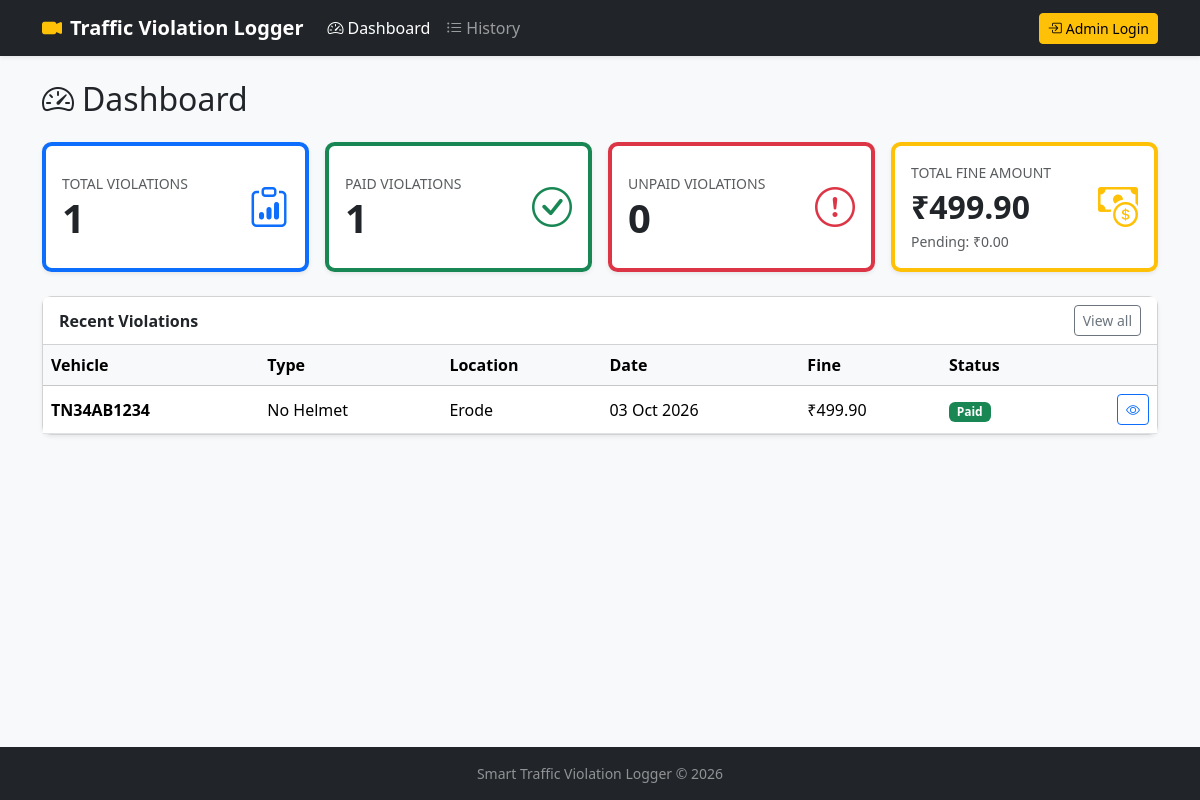
The page / on the database its author committed.
### models.py (models this page shows, shortened)
class Violation(db.Model):
    __tablename__ = "violation"
    id = db.Column(db.Integer, primary_key=True)
    vehicle_number = db.Column(db.String(20), nullable=False, index=True)
    violation_type = db.Column(db.String(100), nullable=False)
    location = db.Column(db.String(200), nullable=False)
    violation_date = db.Column(db.Date, nullable=False)
    fine_amount = db.Column(db.Float, nullable=False)
    status = db.Column(db.String(10), nullable=False, default="Unpaid")
    qr_code_path = db.Column(db.String(200))
    created_at = db.Column(db.DateTime, nullable=False, default=utc_now)
    public_token = db.Column(db.String(32), unique=True, nullable=False)

### app.py (the view)
@app.route("/")
def dashboard():
    total = Violation.query.count()
    paid = Violation.query.filter_by(status="Paid").count()
    unpaid = Violation.query.filter_by(status="Unpaid").count()
    total_fine = db.session.query(
        func.coalesce(func.sum(Violation.fine_amount), 0)
    ).scalar()
    pending_fine = db.session.query(
        func.coalesce(func.sum(Violation.fine_amount), 0)
    ).filter(Violation.status == "Unpaid").scalar()
    recent = Violation.query.order_by(Violation.created_at.desc()).limit(5).all()
    return render_template(
        "dashboard.html",
        total=total,
        paid=paid,
        unpaid=unpaid,
        total_fine=total_fine,
        pending_fine=pending_fine,
        recent=recent,
    )

### app.py (called while the page is built)
@app.context_processor
def inject_globals():
    return {
        "violation_types": VIOLATION_TYPES,
        "today": date.today().isoformat(),
    }

### templates/dashboard.html (shortened to what this page needs)
{% extends "base.html" %}
{% block content %}
<div class="d-flex flex-wrap justify-content-between align-items-center mb-4">
    <h2 class="mb-0"><i class="bi bi-speedometer2 me-2"></i>Dashboard</h2>
</div>
<div class="row g-3 mb-4">
    <div class="col-12 col-sm-6 col-xl-3">
        <div class="card stat-card border-start border-primary border-4 shadow-sm h-100">
            <div class="card-body d-flex justify-content-between align-items-center">
                <div>
                    <div class="text-muted small text-uppercase">Total Violations</div>
                    <div class="display-6 fw-bold">{{ total }}</div>
                </div>
                <i class="bi bi-clipboard-data fs-1 text-primary"></i>
            </div>
        </div>
    </div>
    <div class="col-12 col-sm-6 col-xl-3">
        <div class="card stat-card border-start border-success border-4 shadow-sm h-100">
            <div class="card-body d-flex justify-content-between align-items-center">
                <div>
                    <div class="text-muted small text-uppercase">Paid Violations</div>
                    <div class="display-6 fw-bold">{{ paid }}</div>
                </div>
                <i class="bi bi-check-circle fs-1 text-success"></i>
            </div>
        </div>
    </div>
    <div class="col-12 col-sm-6 col-xl-3">
        <div class="card stat-card border-start border-danger border-4 shadow-sm h-100">
            <div class="card-body d-flex justify-content-between align-items-center">
                <div>
                    <div class="text-muted small text-uppercase">Unpaid Violations</div>
                    <div class="display-6 fw-bold">{{ unpaid }}</div>
                </div>
                <i class="bi bi-exclamation-circle fs-1 text-danger"></i>
            </div>
        </div>
    </div>
    <div class="col-12 col-sm-6 col-xl-3">
        <div class="card stat-card border-start border-warning border-4 shadow-sm h-100">
            <div class="card-body d-flex justify-content-between align-items-center">
                <div>
                    <div class="text-muted small text-uppercase">Total Fine Amount</div>
                    <div class="fs-2 fw-bold">&#8377;{{ "{:,.2f}".format(total_fine) }}</div>
                    <div class="small text-muted">Pending: &#8377;{{ "{:,.2f}".format(pending_fine) }}</div>
                </div>
                <i class="bi bi-cash-coin fs-1 text-warning"></i>
            </div>
        </div>
    </div>
</div>
<div class="card shadow-sm">
    <div class="card-header bg-white d-flex justify-content-between align-items-center">
        <strong>Recent Violations</strong>
        <a href="{{ url_for('history') }}" class="btn btn-sm btn-outline-secondary">View all</a>
    </div>
    <div class="table-responsive">
        <table class="table table-hover align-middle mb-0">
            <thead class="table-light">
                <tr>
                    <th>Vehicle</th>
                    <th>Type</th>
                    <th>Location</th>
                    <th>Date</th>
                    <th>Fine</th>
                    <th>Status</th>
                    <th></th>
                </tr>
            </thead>
            <tbody>
            {% for v in recent %}
                <tr>
                    <td class="fw-semibold">{{ v.vehicle_number }}</td>
                    <td>{{ v.violation_type }}</td>
                    <td>{{ v.location }}</td>
                    <td>{{ v.violation_date.strftime('%d %b %Y') }}</td>
                    <td>&#8377;{{ "{:,.2f}".format(v.fine_amount) }}</td>
                    <td>
                        <span class="badge {{ 'bg-success' if v.status == 'Paid' else 'bg-danger' }}">{{ v.status }}</span>
                    </td>
                    <td class="text-end">
                        <a href="{{ url_for('details', violation_id=v.id) }}" class="btn btn-sm btn-outline-primary">
                            <i class="bi bi-eye"></i>
                        </a>
                    </td>
                </tr>
            {% else %}
                <tr><td colspan="7" class="text-center text-muted py-4">No violations recorded yet.</td></tr>
            {% endfor %}
            </tbody>
        </table>
    </div>
</div>
{% endblock %}

### static/css/style.css (style rules this page uses)
body { font-family: "Segoe UI", system-ui, -apple-system, Roboto, "Helvetica Neue", Arial, sans-serif; }
.stat-card { transition: transform 0.15s ease, box-shadow 0.15s ease; }
.table > :not(caption) > * > * { vertical-align: middle; }
.card { border-radius: 0.6rem; }

### rows shown on the page
Violation: vehicle_number "TN34AB1234", violation_type "No Helmet", location "Erode", violation_date "03 Oct 2026", fine_amount "499.90", status "Paid"

### other values the page prints
{{ total }} "1"
{{ paid }} "1"
{{ unpaid }} "0"
{{ "{:,.2f}".format(total_fine) }} "499.90"
{{ "{:,.2f}".format(pending_fine) }} "0.00"
